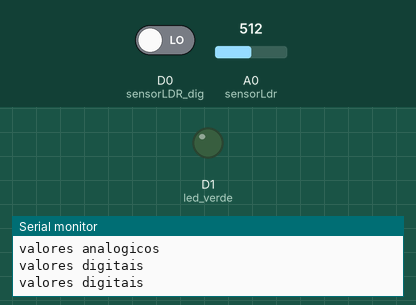
Simulated run of this sketch. Board: ESP8266 (NodeMCU). Parts: output pins drawn as LEDs (lit = HIGH), the last lines printed to the serial monitor. The test bench sets the inputs (shaded band); at power-on: A0 (sensorLdr) = 512, D0 (sensorLDR_dig) LOW.

Above: at 1.8 s.
1.9 s: A0 (sensorLdr) set to 217
4.5 s: A0 (sensorLdr) set to 187
At 6.5 s:
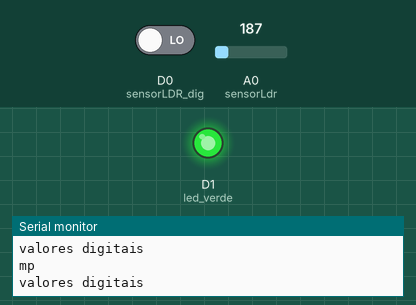
Timing chart, 0 to 8.0 s (numbered marks = the images above; inputs shaded):
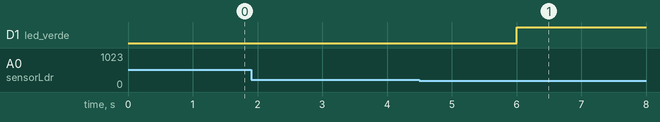

The sketch:

LDR_teste_analog.ino
```cpp
#define sensorLdr A0
#define led_verde D1
#define sensorLDR_dig D0

void setup() {
  pinMode(sensorLdr, INPUT);
  pinMode(sensorLDR_dig, INPUT);
  pinMode(led_verde, OUTPUT);
  Serial.begin(115200);     //PORTA SERIAL
}
void loop() {
  int sensorLdrStatus = analogRead(sensorLdr);
  int sensorLDR_digStatus = digitalRead(sensorLDR_dig);
  Serial.println("valores analogicos" + sensorLdrStatus);
  Serial.println("valores digitais" + sensorLDR_digStatus);
  delay(1000);
  Serial.println("valores analogicos",+ sensorLdrStatus);
  Serial.println("valores digitais", + sensorLDR_digStatus);

  //CONDIÇÕES DEFINIDAS

  if (sensorLdrStatus <= 200)
  {
    digitalWrite(led_verde, HIGH);
  }
  else if (sensorLdrStatus > 201)
  {
    digitalWrite(led_verde, LOW);
  }

}
```

Measured:
- the behaviour switches between 201 and 200 on A0 (sensorLdr) (found by bisection; images 0 and 1)
- after the input at 4.5 s, D1 (led_verde): LOW → HIGH after 1.5 s
